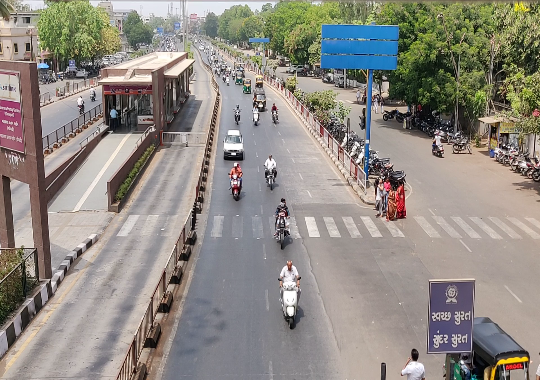
#> input picture op1.jpg, 540 x 380 px, given in place of a.mp4, which was not available
$ python a.py
#> lines starting #> are read from the running program, lines starting #| are printed output that depends on the picture; after the words box and inside, x2 and y2 are one past the last pixel; in counts of white or black regions, pixels touching at a corner belong together; pictures that were not available may be replaced by others from this repository, and a replacement may not be noted
import cv2 as cv
import numpy as np
video = cv.VideoCapture("a.mp4")
car_cascade = cv.CascadeClassifier('cars.xml')
while True:
    check, frame = video.read()
#> frame is the input picture: shape (380, 540, 3); mean B, G, R 131.5, 138.7, 144.2
    frame = cv.resize(frame, (640,480))
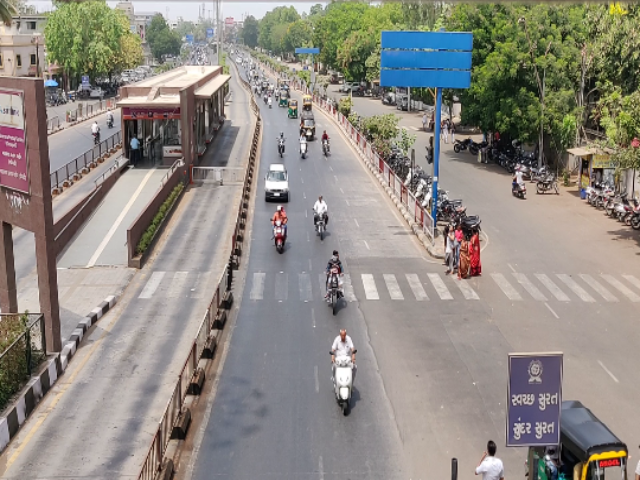
#> frame: shape (480, 640, 3); mean B, G, R 131.3, 138.5, 144
    copy = cv.resize(frame,(640,480))
    gray = cv.cvtColor(frame, cv.COLOR_BGR2GRAY)
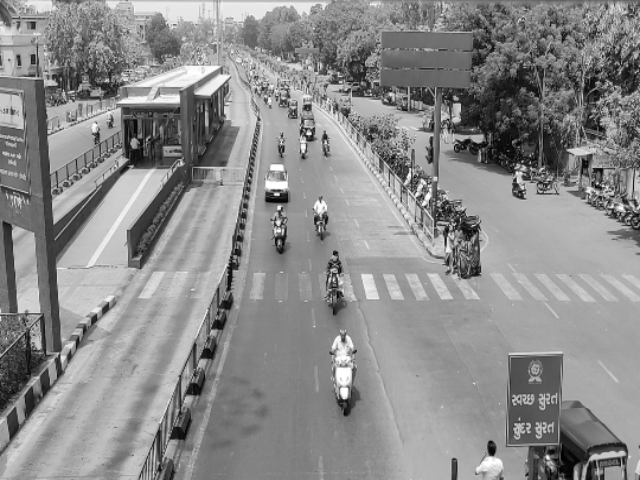
#> gray: shape (480, 640); min 0, max 255, mean 139.3
    cars = car_cascade.detectMultiScale(gray,1.1,3)
#> cars = [[254, 168, 45, 45]]
    for(x,y,w,h) in cars:
        cv.rectangle(copy, (x, y), (x+w, y+h), (255, 255, 255),-1)
        cv.rectangle(frame, (x, y), (x+w, y+h), (255, 255, 255),-1)
#> this loop made 1 pass
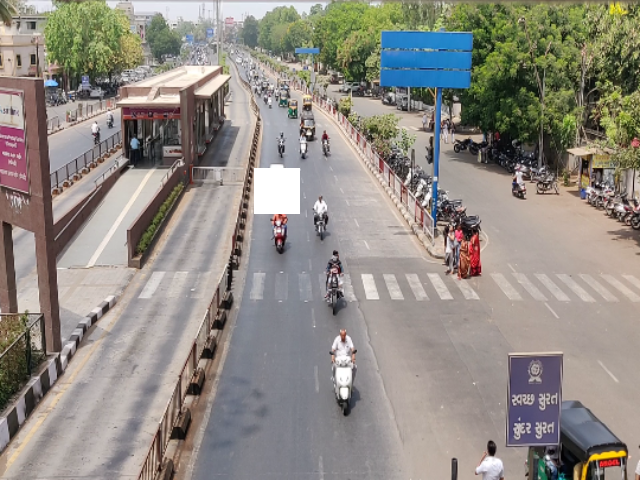
#> copy: shape (480, 640, 3); 0.68% of pixels changed, all inside (x1, y1, x2, y2) = (254, 168, 300, 214)


    rows = copy.shape[0]
#> rows = 480
    cols = copy.shape[1]
#> cols = 640
    for i in range(rows):
        for j  in range(cols):
            if np.array_equal(copy[i,j],[255,255,255]):
                pass
            else:
                copy[i,j] = [0,0,0]
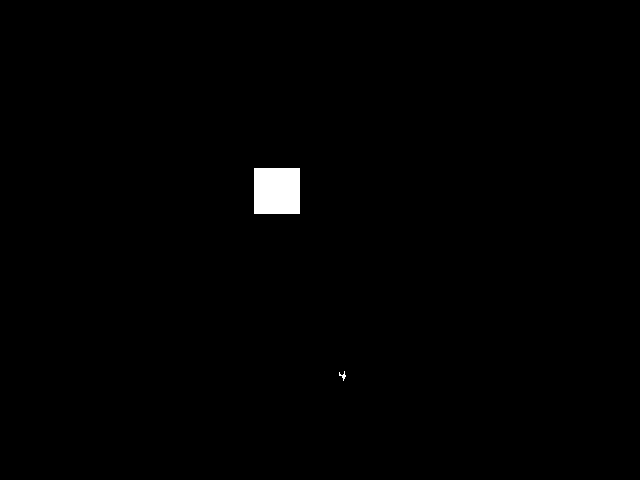
#> copy: shape (480, 640, 3); 0.7% white; 2 white regions, box (x1, y1, x2, y2) and area: (254, 168, 300, 214) 2116, (339, 371, 346, 381) 27

    cv.imshow("frame",frame)
    cv.imshow("copy",copy)
    k = cv.waitKey(5) & 0xFF
#> (key Esc is pressed here)
    if k == 27:
        break
cv.destroyAllWindows()
video.release()

$ run again, on c.png
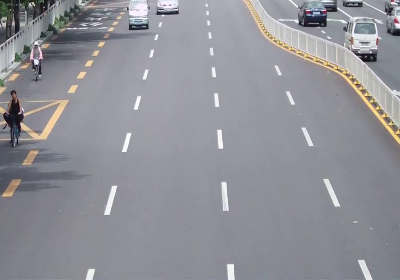
#> input picture c.png, 400 x 280 px, given in place of a.mp4, which was not available
#> frame is the input picture: shape (280, 400, 3); mean B, G, R 151.9, 144.9, 144.8
#> frame: shape (480, 640, 3)
#> cars = [[193, 11, 57, 57]]
#> the loop `for(x,y,w,h) in cars:` made 1 pass
#> after the loop `for(x,y,w,h) in cars:`:
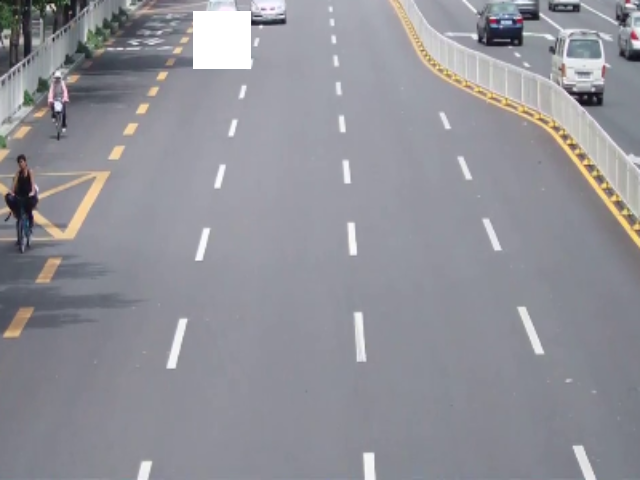
#> copy: shape (480, 640, 3); mean B, G, R 152.8, 145.9, 145.8
#> after the loop `for i in range(rows):`:
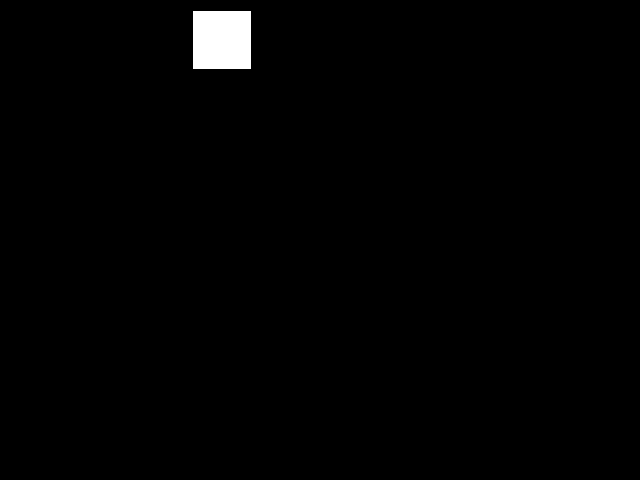
#> copy: shape (480, 640, 3); 1.1% white; 1 white region, box (x1, y1, x2, y2) and area: (193, 11, 251, 69) 3364
